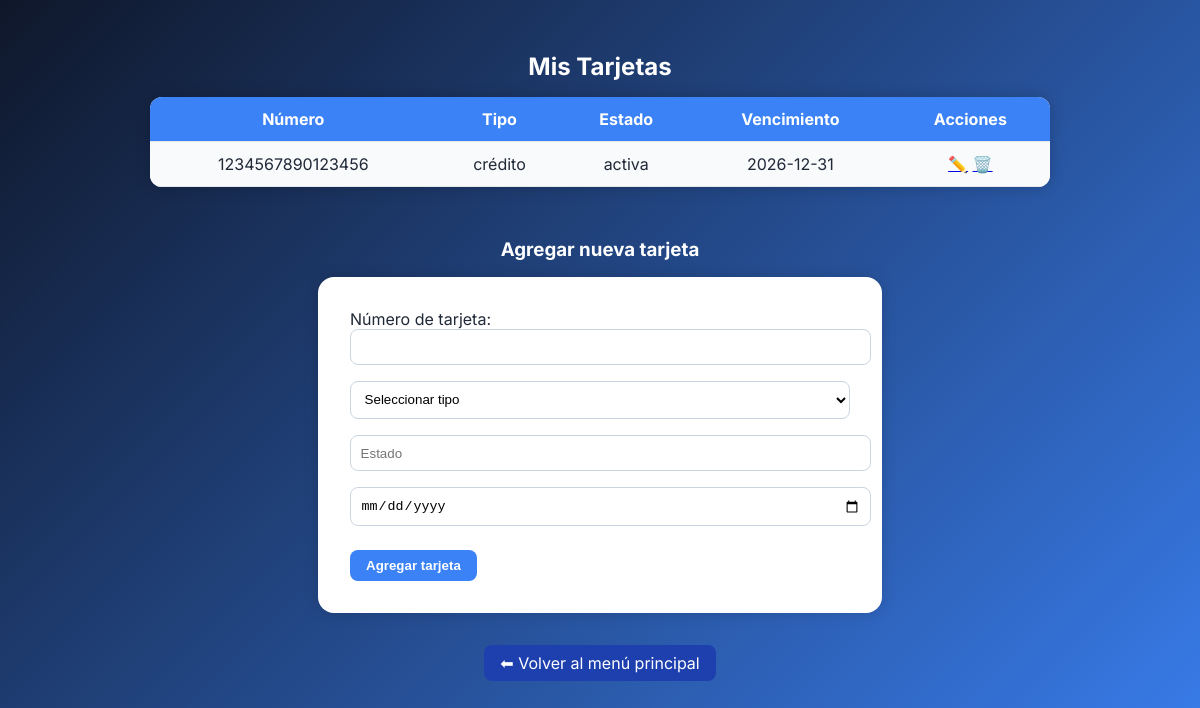
The page /tarjetas.php (signed in) on the database its author committed.
### tables this page shows
CREATE TABLE TARJETA (
  idTARJETA INT NOT NULL AUTO_INCREMENT PRIMARY KEY,
  numero_tarjeta VARCHAR(20) NOT NULL UNIQUE,
  tipo_tarjeta ENUM('débito','crédito') NOT NULL,
  estado ENUM('activa','inactiva','bloqueada') NOT NULL,
  fecha_vencimiento DATE NOT NULL,
  PERSONA_idPERSONA INT,
  FOREIGN KEY (PERSONA_idPERSONA) REFERENCES PERSONA(idPERSONA)
);

### tarjetas.php (the view, shortened to what this page needs)
<?php
include 'conexion.php';
$usuario_id = $_SESSION['usuario_id'];
$sql = "SELECT idPERSONA FROM PERSONA WHERE USUARIO_idUSUARIO = ?";
$stmt = $conexion->prepare($sql);
$stmt->bind_param("i", $usuario_id);
$stmt->execute();
$result = $stmt->get_result();
if ($fila = $result->fetch_assoc()) {
    $id_persona = $fila['idPERSONA'];
} else {
    echo "No se pudo encontrar la persona asociada al usuario.";
    exit();
}
$editando = false;
$numero_edit = "";
$tipo_edit = "";
$estado_edit = "";
$fecha_vencimiento_edit = "";
$sql = "SELECT numero_tarjeta, tipo_tarjeta, estado, fecha_vencimiento FROM TARJETA WHERE PERSONA_idPERSONA = ?";
$stmt = $conexion->prepare($sql);
$stmt->bind_param("i", $id_persona);
$stmt->execute();
$resultado = $stmt->get_result();
?>
<!DOCTYPE html>
<html lang="es">
<head>
</head>
<body>
    <h2>Mis Tarjetas</h2>
    <?php if ($resultado->num_rows > 0): ?>
        <table>
            <tr>
                <th>Número</th>
                <th>Tipo</th>
                <th>Estado</th>
                <th>Vencimiento</th>
                <th>Acciones</th>
            </tr>
            <?php while ($fila = $resultado->fetch_assoc()) { ?>
                <tr>
                    <td><?php echo htmlspecialchars($fila['numero_tarjeta']); ?></td>
                    <td><?php echo htmlspecialchars($fila['tipo_tarjeta']); ?></td>
                    <td><?php echo htmlspecialchars($fila['estado']); ?></td>
                    <td><?php echo htmlspecialchars($fila['fecha_vencimiento']); ?></td>
                    <td>
                        <a href="tarjetas.php?editar=<?php echo urlencode($fila['numero_tarjeta']); ?>">✏️</a>
                        <a href="tarjetas.php?eliminar=<?php echo urlencode($fila['numero_tarjeta']); ?>" onclick="return confirm('¿Seguro que querés eliminar esta tarjeta?');">🗑️</a>
                    </td>
                </tr>
            <?php } ?>
        </table>
    <?php else: ?>
        <p style="color: white;">No tenés tarjetas cargadas.</p>
    <?php endif; ?>
    <h3><?php echo $editando ? "Editar tarjeta" : "Agregar nueva tarjeta"; ?></h3>
    <form method="POST" action="tarjetas.php">
        Número de tarjeta:
        <?php if ($editando): ?>
            <input type="text" name="numero" value="<?php echo htmlspecialchars($numero_edit); ?>" readonly>
        <?php else: ?>
            <input type="text" name="numero" required>
        <?php endif; ?>
        <select name="tipo" required>
            <option value="" disabled <?php echo $tipo_edit == "" ? "selected" : ""; ?>>Seleccionar tipo</option>
        </select>
        <input type="text" name="estado" placeholder="Estado" value="<?php echo htmlspecialchars($estado_edit); ?>" required>
        <input type="date" name="fecha_vencimiento" value="<?php echo htmlspecialchars($fecha_vencimiento_edit); ?>" required>
        <?php if ($editando): ?>
            <button type="submit" name="editar">Guardar cambios</button>
            <a href="tarjetas.php">Cancelar</a>
        <?php else: ?>
            <button type="submit">Agregar tarjeta</button>
        <?php endif; ?>
    </form>
    <a href="menu.php">⬅ Volver al menú principal</a>
</body>
</html>

### tarjetas.php (style rules this page uses)
body { font-family: 'Inter', sans-serif; background: linear-gradient(135deg, #0f172a, #3b82f6); color: #1f2937; margin: 0; padding: 2rem; display: flex; flex-direction: column; align-items: center; animation: fadeIn 1s ease; min-height: 100vh; }
h2, h3 { color: #ffffff; margin-bottom: 1rem; }
table { width: 100%; max-width: 900px; background: white; border-collapse: collapse; margin-bottom: 2rem; border-radius: 12px; overflow: hidden; box-shadow: 0 0 15px rgba(0,0,0,0.2); animation: slideUp 0.7s ease; }
th, td { padding: 0.75rem; text-align: center; border-bottom: 1px solid #e5e7eb; }
th { background-color: #3b82f6; color: white; }
tr:nth-child(even) { background-color: #f9fafb; }
form { background-color: #ffffff; padding: 2rem; border-radius: 1rem; box-shadow: 0 0 15px rgba(0,0,0,0.15); max-width: 500px; width: 100%; animation: slideUp 0.8s ease; }
form input[type="text"], form input[type="date"], form select { width: 100%; padding: 0.6rem; margin-bottom: 1rem; border: 1px solid #cbd5e1; border-radius: 0.5rem; color: #000; background-color: #fff; }
form button, form a { display: inline-block; margin-top: 0.5rem; padding: 0.5rem 1rem; border-radius: 0.5rem; border: none; cursor: pointer; font-weight: bold; }
form button { background-color: #3b82f6; color: white; }
a[href="menu.php"] { margin-top: 2rem; text-decoration: none; color: white; background-color: #1e40af; padding: 0.5rem 1rem; border-radius: 0.5rem; transition: background-color 0.3s ease; }

### rows shown on the page
tarjeta: numero_tarjeta "1234567890123456", tipo_tarjeta "crédito", estado "activa", fecha_vencimiento "2026-12-31"
